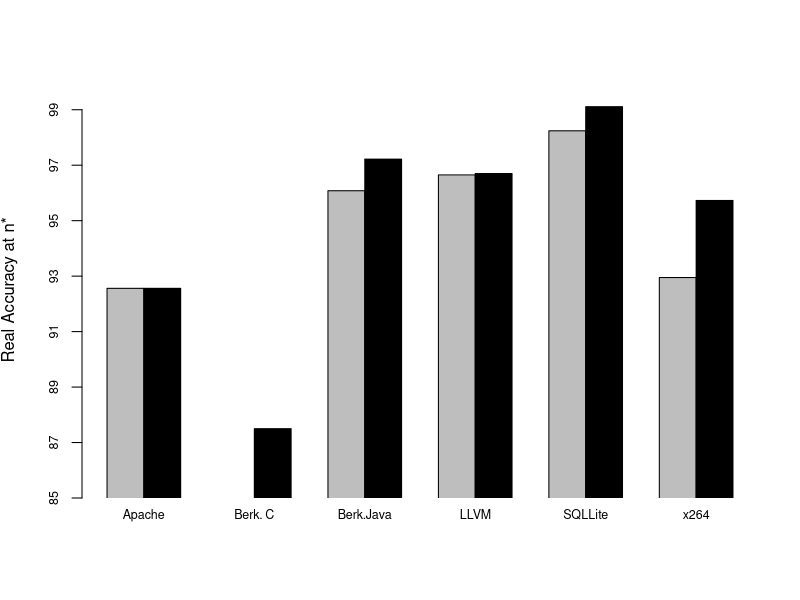

Write R code to recreate this figure. (Note: this script raises an error after producing the figure.)
# TODO: Add comment
# 
# Author: Atri
###############################################################################

#dev.new(width=5, height=4)
png(file="mygraphic.png",width=400,height=350)


#cost.gain <- c((541-545)/545, (68274 - 10768)/68274, (521-231)/521, (1176-1642)/1176, (6924-6339)/6924, (2750-903)/2750)
#cost.prog <- c(60.28, 86.67, 35.5, 12.63, 25.17, 28.07)
#cost.proj <- c(61, 11.20, 32.8, 9.46, 18.28, 21.21)

cost.prog <- c(100-7.44,100-98,100-3.92,100-3.35,100-1.76,100-7.05)
cost.proj <- c(100-7.44,100-12.5,100-2.78,100-3.3,100-0.89,100-4.27)

data <- matrix(c(cost.prog,cost.proj), nrow = 6, ncol = 2,byrow = FALSE)
dimnames(data) <- list(c("Apache\n","Berk. C\n","Berk.Java\n","LLVM\n","SQLLite\n","x264\n"), c("Progressive","Projective"))

barplot(t(data),beside = TRUE,xpd = FALSE,ylim=c(85,100),cex.names=0.75,col=c("gray","black"),ylab=expression(paste("Real Accuracy at n*")) ,axes=F)
axis(side=2, at=seq(from=85, to=100, by=2), cex.axis=0.75)
axis(1,at=mp,labels=rownames(data))
legend("topleft",bty="n",legend = c("Progressive", "Projective"),fill = c("gray", "black"),cex=0.75)
#text(2, 65, expression(paste("(x10"^"1",")")),cex=0.8)
#text(6, 85, expression(paste("(x10"^"3",")")),cex=0.8)
#text(8, 40, expression(paste("(x10"^"1",")")),cex=0.8)
#text(11, 21, expression(paste("(x10"^"2",")")),cex=0.8)
#text(14, 31, expression(paste("(x10"^"2",")")),cex=0.8)
#text(17, 35, expression(paste("(x10"^"2",")")),cex=0.8)

#dev.copy(png,filename="cost_comp.png",height=4, width=5);
dev.off ();
